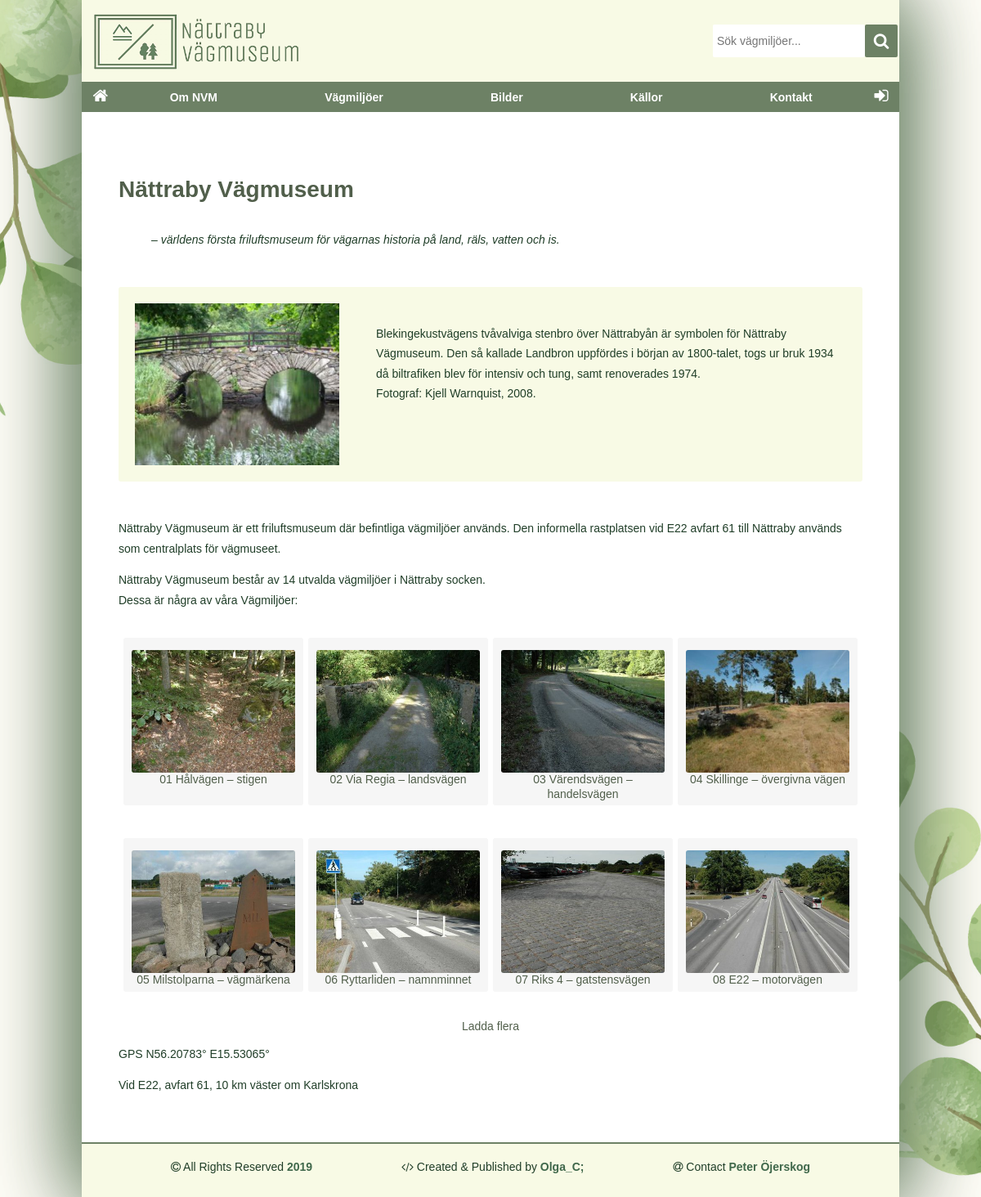
The page / on the database its author committed.
### tables this page shows
CREATE TABLE article
(
    id INTEGER PRIMARY KEY NOT NULL,
    name TEXT UNIQUE NOT NULL,
    title TEXT NOT NULL,
    data TEXT NOT NULL,
    author TEXT NOT NULL,
    gps TEXT,
    mapImage TEXT,
    image1 TEXT,
    image1Alt TEXT,
    image1Text, TEXT,
    image2 TEXT,
    image2Alt TEXT,
    image2Text TEXT
);

### src/functions.php (called while the page is built, shortened)
<?php
function getArticle($db, $table, $name)
{
    $sql = "SELECT title, data FROM $table WHERE name = ?";
    $stmt = $db->prepare($sql);
    $stmt->execute([$name]);
    $res = $stmt->fetchAll();
    return $res;
}

### index.php (the view, shortened to what this page needs)
<?php
    include("incl/header.php");
?>
<main class="index">
<?php
$name = "start";
$article = getArticle($dbObj, "article", $name);
echo '<h1>' . $article[0]['title'] . '</h1>';
echo $article[0]['data'];
?>
</main>
<?php
    include("incl/footer.php");
?>

### css/style.css (style rules this page uses)
html { overflow-y: scroll; height: 100%; }
body { margin: 0; height: 100%; color: rgb(32, 62, 40); font-family: Verdana, Geneva, Tahoma, sans-serif; font-size: 14px; }
p { line-height: 1.75em; margin: 1em 0; }
li { line-height: 1.25em; }
h1 { font-size: 28px; font-weight: bold; color: #515f4b; margin: 1.2em 0; }
main { padding: 20px; }
.page-wrap main { padding: 45px; }
main blockquote { font-style: italic; margin-bottom: 45px; }
main img { display: block; }
main p.img-wrap { margin: 10px auto; }
div.flex { display: flex; margin: 45px 0; padding: 10px 20px; background-color: #f8fae5; border-radius: 3px; }
.flex .img-wrap img { width: 250px; }
.flex p:not(.img-wrap) { margin: 35px 0 0 45px; }
main.index ul.roads { list-style: none; display: flex; flex-wrap: wrap; padding: 0; justify-content: space-evenly; }
main.index ul li { width: 210px; display: flex; flex-direction: column; justify-content: space-between; margin: 20px 0; text-align: center; padding: 5px; border-radius: 3px; color: rgb(0, 78, 0); background-color: rgb(246, 246, 246); }
.roads li div { width: 200px; height: 150px; overflow: hidden; border-radius: 3px; margin: 10px auto 0; }
.roads img { width: 200px; height: 150px; -webkit-transition: 0.4s ease; transition: 0.4s ease; }
.index .link { text-align: center; }
.index a, .index a:visited { color: #515f4b; text-decoration: none; }

### rows shown on the page
article: title "Nättraby Vägmuseum", data "– världens första friluftsmuseum för vägarnas historia på land, räls, vatten och is. Blekingekustvägens tvåvalviga stenbro över Nättrabyån är symbolen för Nättraby Vägmuseum. Den så kallade Landbron uppfördes i början av 1800-talet, togs ur bruk 1934 då biltrafiken blev för intensiv och tung, samt renoverades 1974. Fotograf: Kjell Warnquist, 2008. Nättraby Vägmuseum är ett friluftsmuseum där befintliga vägmiljöer används. Den informella rastplatsen vid E22 avfart 61 till Nättraby används som centralplats för vägmuseet. Nättraby Vägmuseum består av 14 utvalda vägmiljöer i Nättraby socken. Dessa är några av våra Vägmiljöer: 01 Hålvägen – stigen 02 Via Regia – landsvägen 03 Värendsvägen –…", data (picture)
